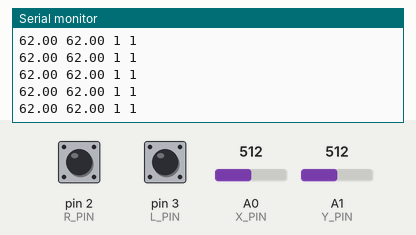
Recording of a sketch running on a simulated Arduino Uno, built with avr-gcc and run on an emulated ATmega328P. Parts: the last lines printed to the serial monitor. Inputs (shaded band) come from the test bench; at power-on: A0 (X_PIN) = 512, A1 (Y_PIN) = 512, pin 2 (R_PIN) HIGH, pin 3 (L_PIN) HIGH.

Above: at 1.2 s.
1.3 s: A0 (X_PIN) set to 716
At 1.48 s:
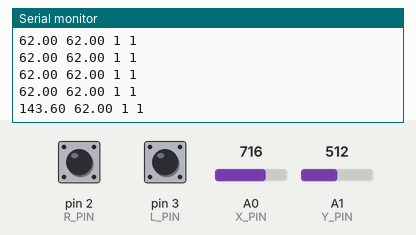
2.8 s: A1 (Y_PIN) set to 716
At 2.84 s:
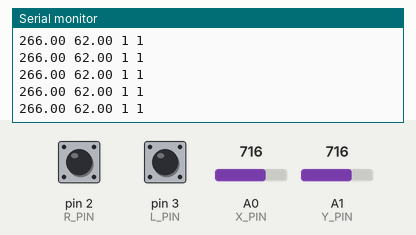
4.3 s: pin 2 (R_PIN) pulled LOW for 0.15 s
At 4.57 s:
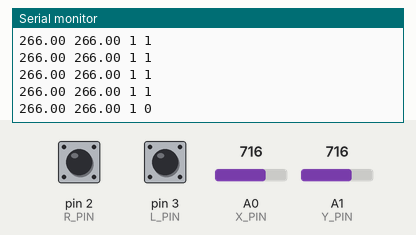
5.9 s: pin 3 (L_PIN) pulled LOW for 1 s
At 6.18 s:
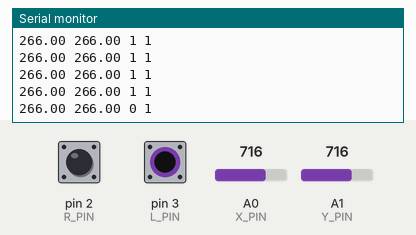
8.4 s: A0 (X_PIN) set to 900
At 8.41 s:
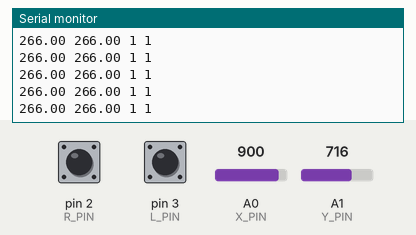
9.9 s: pin 2 (R_PIN) pulled LOW for 1 s
At 10.14 s:
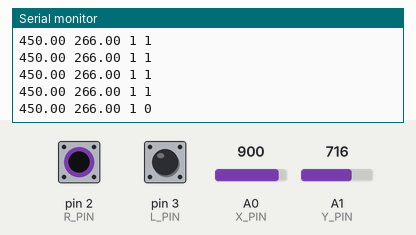
Timing chart, 0 to 12.9 s (numbered marks = the images above; inputs shaded):
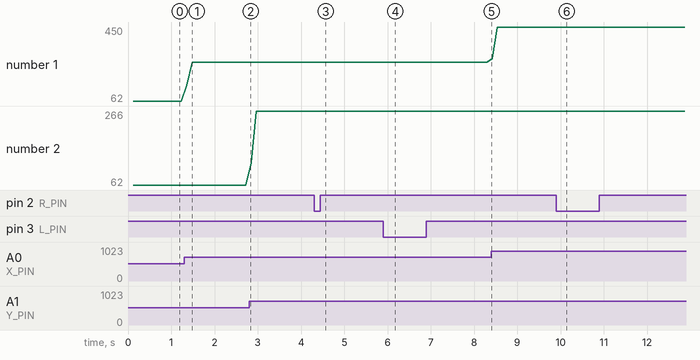

The sketch:

main.ino
```cpp
#define X_PIN A0
#define Y_PIN A1
#define L_PIN 3
#define R_PIN 2
#define NUM_READINGS 10

void setup() {
  // put your setup code here, to run once:
  pinMode(X_PIN, INPUT);
  pinMode(Y_PIN, INPUT);
  pinMode(L_PIN, INPUT_PULLUP);
  pinMode(R_PIN, INPUT_PULLUP);

  Serial.begin(9600);
}

float xs[NUM_READINGS] = {0.0};
float ys[NUM_READINGS] = {0.0};
int l = 0;
int r = 0;
int i = 0;

void loop() {
  l = 0;
  r = 0;

  for(i=0; i<NUM_READINGS; i++) {
    xs[i] = analogRead(X_PIN)-450.0;
    ys[i] = analogRead(Y_PIN)-450.0;
    if (digitalRead(L_PIN)) { l = 1; }
    if (digitalRead(R_PIN)) { r = 1; }
    delay(12);
  }

  float x_sum = 0;
  float y_sum = 0;
  for (i=0; i<NUM_READINGS; i++) {
    x_sum += xs[i];
    y_sum += ys[i];
  }

  // put your main code here, to run repeatedly:
  Serial.print(x_sum / (float)NUM_READINGS);
  Serial.print(" ");
  Serial.print(y_sum / (float)NUM_READINGS);
  Serial.print(" ");
  Serial.print(l);
  Serial.print(" ");
  Serial.print(r);
  Serial.print(" \n");
}
```

Measured:
- after the input at 1.3 s, the serial monitor: prints a new line after 0.06 s (image 1)
- after the input at 4.3 s, the serial monitor: prints a new line after 0.15 s (image 3)
- after the input at 5.9 s, the serial monitor: prints a new line after 0.16 s (image 4)
- after the input at 9.9 s, the serial monitor: prints a new line after 0.12 s (image 6)
- plotted number 1: 62 → 266 after the input at 1.3 s, 266 → 450 after the input at 8.4 s
